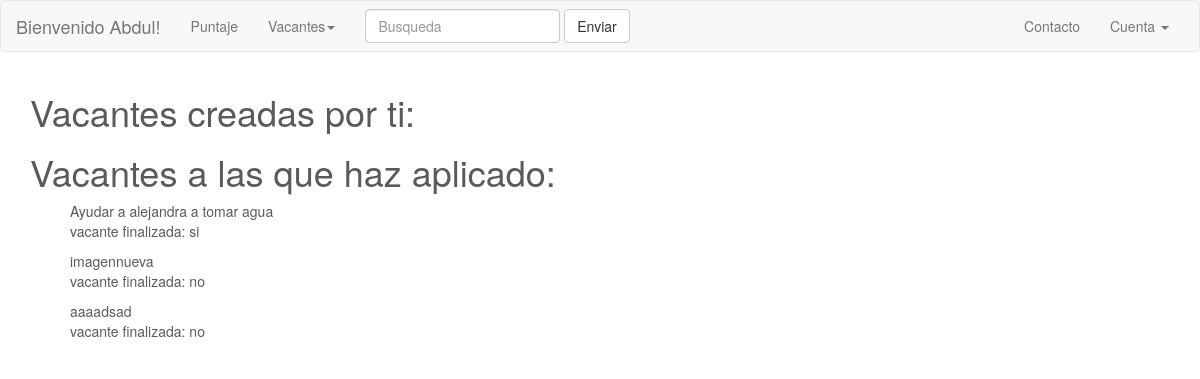
The page /perfil (signed in) on the database its author committed.
### models.py (models this page shows, shortened)
class Usuario(UserMixin, Model):
    usuario = CharField(unique=True)
    email = CharField(unique=True)
    password = CharField(max_length=100)
    puntos = IntegerField(default=0)
    twitter_id = CharField(unique=True)
    bio = CharField(max_length=280)
    registro = DateTimeField(default=datetime.datetime.now)
    es_admin = BooleanField(default=False)
    class Meta:
        database = DATABASE
        order_by = ('-registro',)
    def vacantes_creadas(self):
    	return (
    		Vacante.select().where(
    			Vacante.usuario==self
    			)
    		)

class Aplicantes(Model):
	vacante = ForeignKeyField(Vacante, related_name='vacante')
	aplicante = ForeignKeyField(Usuario, related_name='aplicante')
	class Meta:
		database = DATABASE
		indexes = (
			(('vacante','aplicante'), True),
		)

class Vacante(Model):
	titulo = CharField(null=False, unique=True)
	descripcion = TextField(null=False)
	contacto = TextField(null=False)
	descripcion_imagen1 = CharField(null=True)
	imagen1= CharField(null=True)
	descripcion_imagen2 = CharField(null=True)
	imagen2 = CharField(null=True)
	descripcion_imagen3 = CharField(null=True)
	imagen3 = CharField(null=True)
	finalizada = BooleanField(null=False)
	direccion = TextField(unique=False)
	usuario = ForeignKeyField(Usuario)
	creado = DateTimeField(default=datetime.datetime.now)
	class Meta:
		database = DATABASE
		order_by = ('-creado',)

### run.py (the view)
@app.route('/perfil')
@login_required
def perfil():
	usuario = g.user._get_current_object()
	usuario = models.Usuario.get(models.Usuario.id**usuario.id)
	vacantes = usuario.vacantes_creadas()
	aplicaciones = models.Aplicantes.select().where(models.Aplicantes.aplicante== usuario)
	return render_template('perfil.html', usuario=usuario, vacantes=vacantes, aplicaciones=aplicaciones)

### run.py (called while the page is built)
@login_manager.user_loader
def cargar_usuario(usuarioid):
    try:
        return models.Usuario.get(models.Usuario.id == usuarioid)
    except models.DoesNotExist:
        return None

@app.before_request
def antes_request():
	g.db = models.DATABASE
	g.db.connect()
	g.user = current_user

@app.after_request
def despues_request(response):
	g.db.close()
	return response

### templates/perfil.html (shortened to what this page needs)
{% extends 'base.html' %}
{% block content %}
<div class="container">
<h1> Vacantes creadas por ti: </h1>
<h1> Vacantes a las que haz aplicado: </h1>
<ul>
{% for aplicacion in aplicaciones %}
	<li>{{ aplicacion.vacante.titulo }} <p>vacante finalizada:
		{% if aplicacion.vacante.finalizada %}
		si
		{% else %}
		no
		{% endif %} </p>
	</li>
{% endfor %}
</ul>
{% endblock %}

### templates/base.html (shortened to what this page needs)
<!DOCTYPE html>
<html>
    <head>
        <link rel="stylesheet" href="https://maxcdn.bootstrapcdn.com/bootstrap/3.3.4/css/bootstrap.min.css">
        <link rel="stylesheet" href="{{ url_for('static', filename='css/styles.css') }}">
    </head>
    <body>
        <div id="container">
            <nav class="navbar navbar-default">
              <div class="container-fluid">
                <div class="navbar-header">
                  {% if current_user.is_authenticated() %}
                    <a class="navbar-brand" href="{{ url_for('main') }}">Bienvenido {{ current_user.usuario }}!</a>
                  {% else %}
                    <a class="navbar-brand" href="{{ url_for('main') }}">Bienvenido</a>
                  {% endif %}
                </div>
                <div class="collapse navbar-collapse" id="bs-example-navbar-collapse-1">
                  <ul class="nav navbar-nav">
                    <li><a href="{{ url_for('puntaje') }}">Puntaje</a></li>
                    <li class="dropdown">
                      <a href="#" class="dropdown-toggle" data-toggle="dropdown" role="button" aria-expanded="false">Vacantes<span class="caret"></span></a>
                    </li>
                  </ul>
                  <form class="navbar-form navbar-left" role="search">
                    <div class="form-group">
                      <input type="text" class="form-control" placeholder="Busqueda">
                    </div>
                    <button type="submit" class="btn btn-default">Enviar</button>
                  </form>
                  <ul class="nav navbar-nav navbar-right">
                    <li><a href="#">Contacto</a></li>
                    <li class="dropdown">
                      <a href="#" class="dropdown-toggle" data-toggle="dropdown" role="button" aria-expanded="false">Cuenta <span class="caret"></span></a>
                    </li>
                  </ul>
                </div>
              </div>
            </nav>
            {% block content %}
            {% endblock %}
    </body>
</html>

### static/css/styles.css (style rules this page uses)
body { padding-bottom: 40px; color: #5a5a5a; }
ul { list-style: none; }

### rows shown on the page
Usuario: usuario "Abdul"
Aplicantes: vacante.titulo "Ayudar a alejandra a tomar agua", shows "si"
Aplicantes: vacante.titulo "imagennueva", shows "no"
Aplicantes: vacante.titulo "aaaadsad", shows "no"
